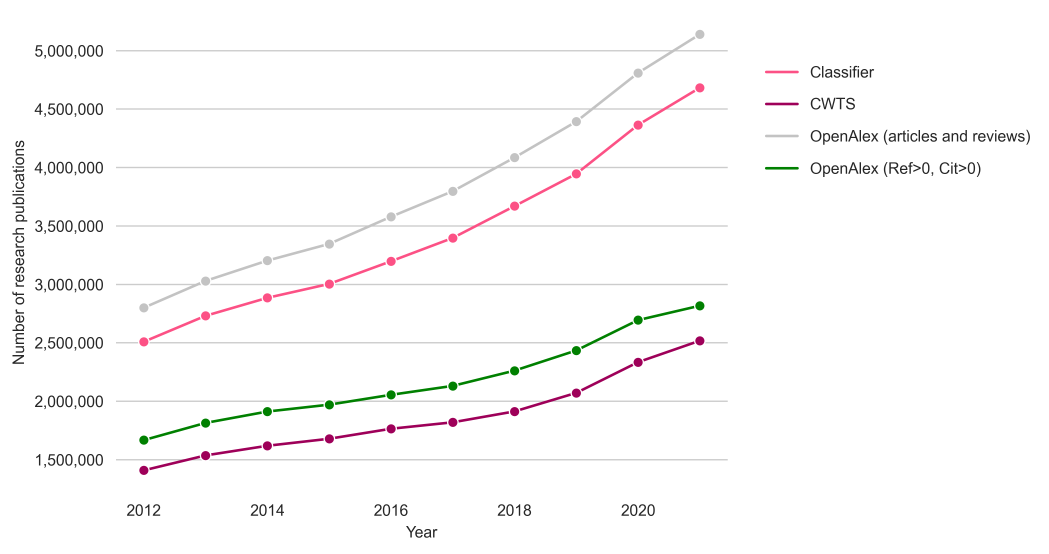
#> input picture classifier/media/oal_cwts_comparison.png, 4196 x 2213 px (shown at 1/4 size)
$ jupyter execute --allow-errors review_classifier.ipynb
#> lines starting #> are read from the running program, lines starting #| are printed output that depends on the picture
[cell 1]
from google.cloud import bigquery
import pandas as pd
import matplotlib.pyplot as plt
import matplotlib.dates as mdates
import matplotlib.ticker as mtick
import matplotlib.patches as mpatches
from matplotlib.lines import Line2D
import seaborn as sns
import matplotlib.image as mpimg
import os
from sqlalchemy import create_engine

[cell 2]
client = bigquery.Client(project='subugoe-wag-closed')

[cell 3]
openalex_snapshot = 'subugoe-collaborative.openalex.works'
openalex_sources = 'subugoe-collaborative.openalex.sources'
document_type_snapshot = 'subugoe-wag-closed.oal_doctypes.classification_article_reviews_september_2024'
cwts_snapshot = 'subugoe-wag-closed.cwts_2024.pub'
pubmed_snapshot = 'subugoe-wag-closed.pubmed.pubmed_bulk_dec_2022'
pubmed_hierarchy = 'subugoe-wag-closed.pubmed.pubmed_hierarchy'

[cell 4]
sns.set_style('whitegrid')
plt.rc('font', family='Arial')
plt.rc('font', size=9)
plt.rc('axes', titlesize=9)
plt.rc('axes', labelsize=9)
plt.rc('xtick', labelsize=9)
plt.rc('ytick', labelsize=9)
plt.rc('legend', fontsize=9)

[cell 5]
df_doi = client.query(f"""
                       SELECT COUNT(DISTINCT(oal.doi)) AS n, label
                       FROM {openalex_snapshot} AS oal
                       JOIN {document_type_snapshot} AS dt
                           ON oal.doi = dt.doi
                       GROUP BY label
                       """).to_dataframe()

[cell 6]
df_doi[df_doi['label'] == 'editorial_discourse'].n / df_doi.n.sum()
#> (this line was passed over: google is not available in this run)

[cell 7]
df_doi[df_doi['label'] == 'editorial_discourse'].n

[cell 8]
df_doi.n.sum()

[cell 9]
df_doi_2012_2021 = client.query(f"""
                                 SELECT COUNT(DISTINCT(oal.doi)) AS n, label
                                 FROM {openalex_snapshot} AS oal
                                 JOIN {document_type_snapshot} AS dt
                                     ON oal.doi = dt.doi
                                 WHERE publication_year BETWEEN 2012 AND 2021
                                 GROUP BY label
                                 """).to_dataframe()

[cell 10]
df_doi_2012_2021[df_doi_2012_2021['label'] == 'editorial_discourse'].n / df_doi_2012_2021.n.sum()
#> (this line was passed over: google is not available in this run)

[cell 11]
df_doi_2012_2021[df_doi_2012_2021['label'] == 'editorial_discourse'].n

[cell 12]
df_doi_2012_2021.n.sum()

[cell 13]
df_cwts_2012_2021 = client.query(f"""
                                  SELECT COUNT(DISTINCT(cwts.doi)) AS n, 'research_discourse' AS label
                                  FROM {openalex_snapshot} AS oal
                                  LEFT JOIN {cwts_snapshot} AS cwts
                                      ON oal.doi = cwts.doi
                                  WHERE type IN ('article', 'review')
                                      AND primary_location.source.type = 'journal' AND publication_year BETWEEN 2012 AND 2021
                                  """).to_dataframe()

[cell 14]
df_oal_2012_2021 = client.query(f"""
                                  SELECT COUNT(DISTINCT(oal.doi)) AS n
                                  FROM {openalex_snapshot} AS oal
                                  WHERE type IN ('article', 'review')
                                      AND primary_location.source.type = 'journal' AND publication_year BETWEEN 2012 AND 2021
                                  """).to_dataframe()

[cell 15]
df_cwts_2012_2021.n / df_oal_2012_2021.n
#> (this line was passed over: google is not available in this run)

[cell 16]
1 - 0.511614

[cell 17]
df_doi_cwts_2012_2022 = client.query(f"""
                                      SELECT COUNT(DISTINCT(oal.doi)) AS n, label
                                      FROM {openalex_snapshot} AS oal
                                      JOIN {document_type_snapshot} AS dt
                                          ON oal.doi = dt.doi
                                      JOIN {cwts_snapshot} AS cwts
                                          ON oal.doi = cwts.doi
                                      WHERE publication_year BETWEEN 2012 AND 2021
                                      GROUP BY label
                                      """).to_dataframe()

[cell 18]
df_doi_cwts_2012_2022[df_doi_cwts_2012_2022['label'] == 'editorial_discourse'].n / df_doi_cwts_2012_2022.n.sum()
#> (this line was passed over: google is not available in this run)

[cell 19]
df_cwts_2012_2021 = client.query(f"""
                                  SELECT COUNT(DISTINCT(cwts.doi)) AS n, publication_year
                                  FROM {openalex_snapshot} AS oal
                                  LEFT JOIN {cwts_snapshot} AS cwts
                                      ON oal.doi = cwts.doi
                                  WHERE type IN ('article', 'review')
                                      AND primary_location.source.type = 'journal' AND publication_year BETWEEN 2012 AND 2021
                                  GROUP BY publication_year
                                  ORDER BY publication_year DESC
                                  """).to_dataframe()

[cell 20]
df_doi_2012_2021 = client.query(f"""
                                 SELECT COUNT(DISTINCT(oal.doi)) AS n, publication_year
                                 FROM {openalex_snapshot} AS oal
                                 JOIN {document_type_snapshot} AS dt
                                     ON oal.doi = dt.doi
                                 WHERE publication_year BETWEEN 2012 AND 2021 AND label = 'research_discourse'
                                 GROUP BY publication_year
                                 ORDER BY publication_year DESC
                                 """).to_dataframe()

[cell 21]
df_oal_2012_2021 = client.query(f"""
                                 SELECT COUNT(DISTINCT(oal.doi)) AS n, publication_year
                                 FROM {openalex_snapshot} AS oal
                                 WHERE primary_location.source.type = 'journal' AND publication_year BETWEEN 2012 AND 2021
                                     AND type IN ('article', 'review')
                                 GROUP BY publication_year
                                 ORDER BY publication_year DESC
                                 """).to_dataframe()

[cell 22]
df_oal_2012_2021_baseline = client.query(f"""
                                 SELECT COUNT(DISTINCT(oal.doi)) AS n, publication_year
                                 FROM {openalex_snapshot} AS oal
                                 WHERE primary_location.source.type = 'journal' AND publication_year BETWEEN 2012 AND 2021
                                     AND ARRAY_LENGTH(referenced_works) != 0 AND cited_by_count != 0
                                     AND type IN ('article', 'review')
                                 GROUP BY publication_year
                                 ORDER BY publication_year DESC
                                 """).to_dataframe()

[cell 23]
df_oal_2012_2021_all = client.query(f"""
                                     SELECT COUNT(DISTINCT(oal.doi)) AS n, publication_year
                                     FROM {openalex_snapshot} AS oal
                                     WHERE primary_location.source.type = 'journal' AND publication_year BETWEEN 2012 AND 2021
                                     GROUP BY publication_year
                                     ORDER BY publication_year DESC
                                     """).to_dataframe()

#> (a cell that did not finish here is left out)

[cell 25]
fig, ax = plt.subplots(figsize=(6,4.5))
plt.box(False)

#> (the rest of this cell did not finish here and is left out)

[cell 26]
df_cwts_2012_2021_core = client.query(f"""
                                       SELECT COUNT(DISTINCT(cwts.doi)) AS n, publication_year
                                       FROM {openalex_snapshot} AS oal
                                       LEFT JOIN {cwts_snapshot} AS cwts
                                           ON oal.doi = cwts.doi
                                       LEFT JOIN {openalex_sources} AS sources
                                           ON primary_location.source.id = sources.id
                                       WHERE oal.type IN ('article', 'review') AND sources.type = 'journal'
                                           AND sources.is_core=TRUE AND publication_year BETWEEN 2012 AND 2021
                                       GROUP BY publication_year
                                       ORDER BY publication_year DESC
                                       """).to_dataframe()

[cell 27]
df_doi_2012_2021_core = client.query(f"""
                                      SELECT COUNT(DISTINCT(oal.doi)) AS n, publication_year
                                      FROM {openalex_snapshot} AS oal
                                      JOIN {document_type_snapshot} AS dt
                                          ON oal.doi = dt.doi
                                      LEFT JOIN {openalex_sources} AS sources
                                          ON primary_location.source.id = sources.id
                                      WHERE sources.type = 'journal' AND sources.is_core=TRUE
                                          AND publication_year BETWEEN 2012 AND 2021 AND label = 'research_discourse'
                                      GROUP BY publication_year
                                      ORDER BY publication_year DESC
                                      """).to_dataframe()

[cell 28]
df_oal_2012_2021_core = client.query(f"""
                                      SELECT COUNT(DISTINCT(oal.doi)) AS n, publication_year
                                      FROM {openalex_snapshot} AS oal
                                      LEFT JOIN {openalex_sources} AS sources
                                          ON primary_location.source.id = sources.id
                                      WHERE sources.type = 'journal' AND sources.is_core=TRUE AND publication_year BETWEEN 2012 AND 2021
                                          AND oal.type IN ('article', 'review')
                                      GROUP BY publication_year
                                      ORDER BY publication_year DESC
                                      """).to_dataframe()

[cell 29]
df_oal_2012_2021_baseline_core = client.query(f"""
                                               SELECT COUNT(DISTINCT(oal.doi)) AS n, publication_year
                                               FROM {openalex_snapshot} AS oal
                                               LEFT JOIN {openalex_sources} AS sources
                                                   ON primary_location.source.id = sources.id
                                               WHERE sources.type = 'journal' AND sources.is_core=TRUE
                                                   AND publication_year BETWEEN 2012 AND 2021
                                                   AND ARRAY_LENGTH(referenced_works) != 0 AND oal.cited_by_count != 0
                                                   AND oal.type IN ('article', 'review')
                                               GROUP BY publication_year
                                               ORDER BY publication_year DESC
                                               """).to_dataframe()

[cell 30]
df_oal_2012_2021_all_core = client.query(f"""
                                          SELECT COUNT(DISTINCT(oal.doi)) AS n, publication_year
                                          FROM {openalex_snapshot} AS oal
                                          LEFT JOIN {openalex_sources} AS sources
                                              ON primary_location.source.id = sources.id
                                          WHERE sources.type = 'journal' AND sources.is_core=TRUE
                                              AND publication_year BETWEEN 2012 AND 2021
                                          GROUP BY publication_year
                                          ORDER BY publication_year DESC
                                          """).to_dataframe()

#> (a cell that did not finish here is left out)

[cell 32]
fig, ax = plt.subplots(figsize=(6,4.5))
plt.box(False)

#> (the rest of this cell did not finish here and is left out)

[cell 33]
fig, axs = plt.subplots(1, 2, figsize=(15, 8))
filelist =  ['oal_cwts_comparison', 'oal_cwts_comparison_core']
for i, (ax, file) in enumerate(zip(axs.flat, filelist)):
    ax.set_axis_off()
    filename = 'media/' + file + '.png'
    ax.imshow(mpimg.imread(filename), extent=None)
plt.subplots_adjust(wspace=-0.28, hspace=0)
plt.text(-1700, -200, 'All journals', size=8, weight='bold')
plt.text(1300, -200, 'Core journals', size=8, weight='bold')
plt.show()
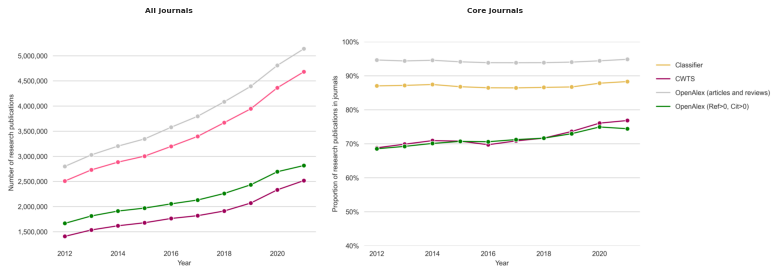
#> figure drawn by matplotlib, 2 panels
fig.savefig('media/figure1.png', format='png', bbox_inches='tight', dpi=500)

[cell 34]
df_doi_2012_2021_topic = client.query(f"""
                                       SELECT COUNT(DISTINCT(oal.doi)) AS n, label, primary_topic.domain.display_name AS topic
                                       FROM {openalex_snapshot} AS oal
                                       JOIN {document_type_snapshot} AS dt
                                           ON oal.doi = dt.doi
                                       WHERE publication_year BETWEEN 2012 AND 2021
                                       GROUP BY topic, label
                                       """).to_dataframe()

[cell 35]
df_doi_2012_2021_topic = df_doi_2012_2021_topic.fillna(value='No topic assigned')

[cell 36]
df_doi_2012_2021_topic

[cell 37]
fig, ax = plt.subplots(figsize=(6,4))
plt.box(False)

#> (the rest of this cell did not finish here and is left out)

[cell 38]
df_doi_2012_2021_oa = client.query(f"""
                                    SELECT COUNT(DISTINCT(oal.doi)) AS n, label, open_access.is_oa AS is_oa
                                    FROM {openalex_snapshot} AS oal
                                    JOIN {document_type_snapshot} AS dt
                                        ON oal.doi = dt.doi
                                    WHERE publication_year BETWEEN 2012 AND 2021
                                    GROUP BY is_oa, label
                                    """).to_dataframe()

#> (a cell that did not finish here is left out)

[cell 40]
df_doi_2012_2021_oa

[cell 41]
df_doi_2012_2021_topic_cwts = client.query(f"""
                                            SELECT COUNT(DISTINCT(oal.doi)) AS oal_n, COUNT(DISTINCT(cwts.doi)) AS cwts_n,
                                                primary_topic.domain.display_name AS topic
                                            FROM {openalex_snapshot} AS oal
                                            LEFT JOIN {cwts_snapshot} AS cwts
                                                ON oal.doi = cwts.doi
                                            WHERE type IN ('article', 'review')
                                                AND primary_location.source.type = 'journal' AND publication_year BETWEEN 2012 AND 2021
                                            GROUP BY topic
                                            """).to_dataframe()

[cell 42]
df_doi_2012_2021_topic_cwts = df_doi_2012_2021_topic_cwts.fillna(value='No topic assigned')

[cell 43]
fig, ax = plt.subplots(figsize=(6,4))
plt.box(False)

#> (the rest of this cell did not finish here and is left out)

[cell 44]
fig, axs = plt.subplots(1, 2, figsize=(14, 8))
filelist =  ['dt_topics', 'cwts_topics']
for i, (ax, file) in enumerate(zip(axs.flat, filelist)):
    ax.set_axis_off()
    filename = 'media/' + file + '.png'
    ax.imshow(mpimg.imread(filename), extent=None)
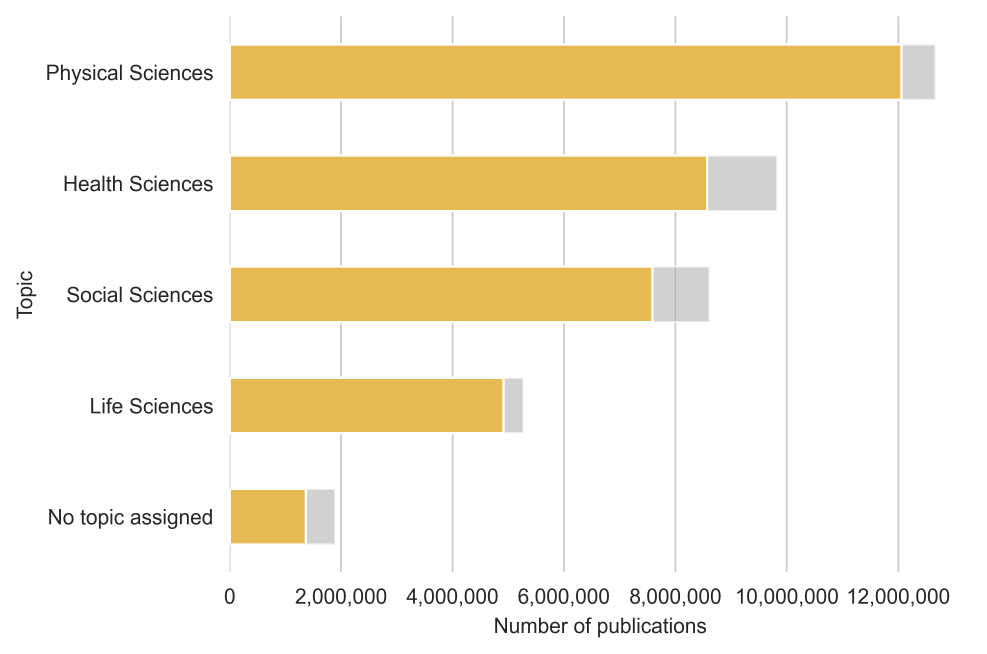
#> input picture classifier/media/dt_topics.png, 2961 x 1961 px (shown at 1/3 size)
plt.subplots_adjust(wspace=0, hspace=0)
plt.text(-2300, -50, 'Classifier', size=8, weight='bold')
plt.text(800, -50, 'CWTS', size=8, weight='bold')
plt.show()
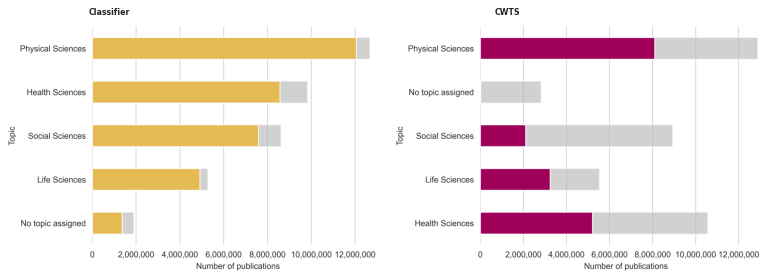
#> figure drawn by matplotlib, 2 panels
fig.savefig('media/figure3.png', format='png', bbox_inches='tight', dpi=500)

[cell 45]
df_doi_2012_2021_topic_core = client.query(f"""
                                            SELECT COUNT(DISTINCT(oal.doi)) AS n, label, primary_topic.domain.display_name AS topic
                                            FROM {openalex_snapshot} AS oal
                                            JOIN {document_type_snapshot} AS dt
                                                ON oal.doi = dt.doi
                                            LEFT JOIN {openalex_sources} AS sources
                                                ON primary_location.source.id = sources.id
                                            WHERE sources.type = 'journal' AND sources.is_core=TRUE
                                                AND publication_year BETWEEN 2012 AND 2021
                                            GROUP BY topic, label
                                            """).to_dataframe()

[cell 46]
df_doi_2012_2021_topic_core = df_doi_2012_2021_topic_core.fillna(value='No topic assigned')

fig, ax = plt.subplots(figsize=(6,4))
plt.box(False)

#> (the rest of this cell did not finish here and is left out)

[cell 47]
df_doi_2012_2021_topic_cwts_core = client.query(f"""
                                                 SELECT COUNT(DISTINCT(oal.doi)) AS oal_n, COUNT(DISTINCT(cwts.doi)) AS cwts_n,
                                                     primary_topic.domain.display_name AS topic
                                                 FROM {openalex_snapshot} AS oal
                                                 LEFT JOIN {cwts_snapshot} AS cwts
                                                     ON oal.doi = cwts.doi
                                                 LEFT JOIN {openalex_sources} AS sources
                                                     ON primary_location.source.id = sources.id
                                                 WHERE oal.type IN ('article', 'review')
                                                     AND sources.type = 'journal' AND sources.is_core=TRUE
                                                     AND publication_year BETWEEN 2012 AND 2021
                                                 GROUP BY topic
                                                 """).to_dataframe()

[cell 48]
df_doi_2012_2021_topic_cwts_core = df_doi_2012_2021_topic_cwts_core.fillna(value='No topic assigned')

fig, ax = plt.subplots(figsize=(6,4))
plt.box(False)

#> (the rest of this cell did not finish here and is left out)

[cell 49]
fig, axs = plt.subplots(2, 2, figsize=(14, 8))
filelist =  ['dt_topics', 'cwts_topics', 'dt_topics_core', 'cwts_topics_core']
#> (the rest of this cell did not finish here and is left out)

[cell 50]
df_doi_2012_2021_proba_dist = client.query(f"""
                                            SELECT COUNT(DISTINCT(dt.doi)) AS n, ROUND(proba, 1) AS proba_rounded
                                            FROM {openalex_snapshot} AS oal
                                            JOIN {document_type_snapshot} AS dt
                                                ON oal.doi = dt.doi
                                            WHERE publication_year BETWEEN 2012 AND 2021
                                            GROUP BY proba_rounded
                                            """).to_dataframe()

[cell 51]
fig, ax = plt.subplots(figsize=(7,4))
plt.box(False)

#> (the rest of this cell did not finish here and is left out)

[cell 52]
df_doi_2012_2021_pubmed = client.query(f"""
                                       SELECT COUNT(DISTINCT(dt.doi)) AS dt_n, COUNT(DISTINCT(pm.doi)) AS pm_n,
                                           label
                                       FROM {openalex_snapshot} AS oal
                                       JOIN {document_type_snapshot} AS dt
                                           ON oal.doi = dt.doi
                                       LEFT JOIN (
                                           SELECT doi
                                           FROM {pubmed_snapshot} AS pm_snapshot
                                           JOIN {pubmed_hierarchy} AS pm_hierarchy
                                               ON pm_snapshot.grouprank = pm_hierarchy.grouprank
                                           WHERE pm_hierarchy.ptype_group IN ('RCT', 'Case_Reports')
                                       ) AS pm
                                           ON LOWER(oal.doi) = LOWER(pm.doi)
                                       WHERE publication_year BETWEEN 2012 AND 2021
                                       GROUP BY label
                                       """).to_dataframe()

[cell 53]
df_doi_2012_2021_pubmed

[cell 54]
df_doi_2012_2021_publisher = client.query(f"""
                                           SELECT COUNT(DISTINCT(oal.doi)) AS n, label,
                                               oal_sources.host_organization_name AS publisher
                                           FROM {openalex_snapshot} AS oal
                                           JOIN {document_type_snapshot} AS dt
                                               ON oal.doi = dt.doi
                                           JOIN {openalex_sources} AS oal_sources
                                               ON oal.primary_location.source.id = oal_sources.id
                                           WHERE publication_year BETWEEN 2012 AND 2021
                                               AND oal_sources.type = 'journal'
                                           GROUP BY publisher, label
                                           """).to_dataframe()

[cell 55]
df_doi_2012_2021_publisher_total = df_doi_2012_2021_publisher.groupby(['publisher'])['n'].sum().reset_index()
df_doi_2012_2021_publisher_total = df_doi_2012_2021_publisher_total.rename(columns={'n': 'n_total'})

[cell 56]
df_doi_2012_2021_publisher = df_doi_2012_2021_publisher.merge(df_doi_2012_2021_publisher_total, on='publisher')
#> (the rest of this cell did not finish here and is left out)

[cell 57]
df_doi_2012_2021_publisher[(df_doi_2012_2021_publisher.n_total > 10000) & (df_doi_2012_2021_publisher.label == 'research_discourse')] \
    .sort_values(by='prop', ascending=True).head(10)
#> (this line was passed over: google is not available in this run)

[cell 58]
df_doi_2012_2021_publisher[(df_doi_2012_2021_publisher.n_total > 10000) & (df_doi_2012_2021_publisher.label == 'research_discourse')] \
    .sort_values(by='prop', ascending=False).head()
#> (this line was passed over: google is not available in this run)
